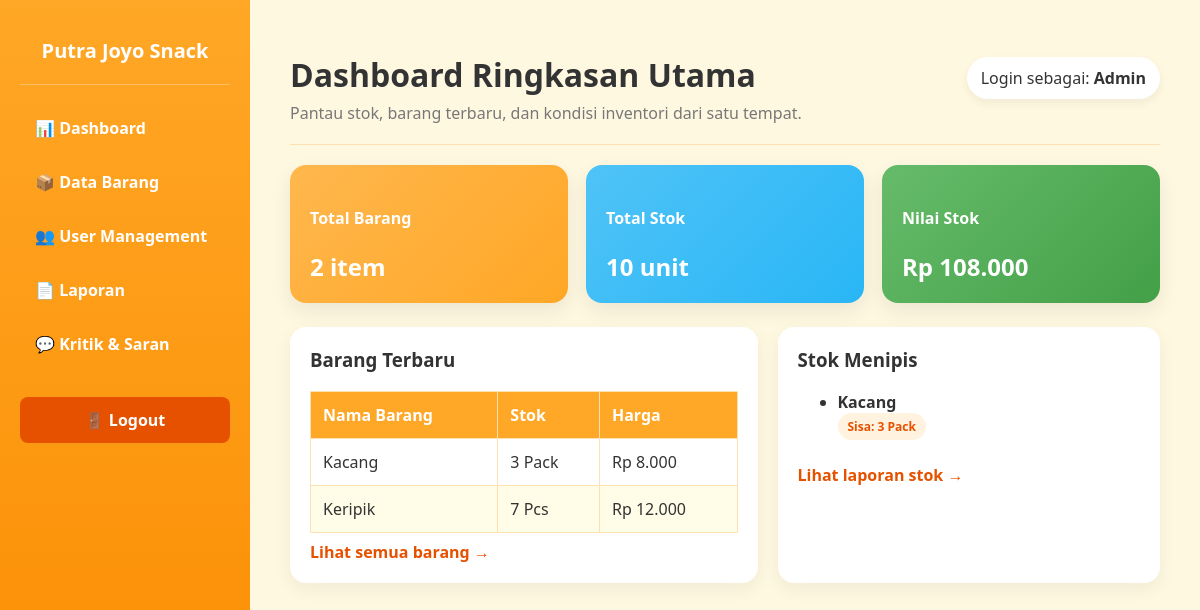
The app's page /admin/dashboard (signed in) with its own data.
### models/transaksi.py (models this page shows)
class Barang(db.Model):
    __tablename__ = 'barang'
    id = db.Column(db.Integer, primary_key=True)
    nama_barang = db.Column(db.String(100), nullable=False)
    harga = db.Column(db.Integer, nullable=False)
    stok = db.Column(db.Integer, nullable=False)
    satuan = db.Column(db.String(20), nullable=False)
    tanggal_masuk = db.Column(db.String(20), nullable=False)
    tanggal_kadaluarsa = db.Column(db.String(20), nullable=False)
    id_admin_fk = db.Column(db.String(50), nullable=False)

### app.py (the view)
@app.route("/admin/dashboard")
def admin_dashboard():
    if "user_id" not in session:
        return redirect("/login")
    if (session.get("role") or "").lower() != "admin":
        return "Akses Ditolak: Anda bukan Admin", 403
    total_barang = Barang.query.count()
    total_stok = Barang.query.with_entities(db.func.sum(Barang.stok)).scalar() or 0
    total_nilai_stok = sum(item.harga * item.stok for item in Barang.query.all())
    stok_menipis = Barang.query.filter(Barang.stok <= 5).order_by(Barang.stok).all()
    barang_terbaru = Barang.query.order_by(Barang.id.desc()).limit(5).all()
    return render_template(
        "admin/dashboard.html",
        total_barang=total_barang,
        total_stok=total_stok,
        total_nilai_stok=total_nilai_stok,
        stok_menipis=stok_menipis,
        barang_terbaru=barang_terbaru,
    )

### templates/admin/dashboard.html (shortened to what this page needs)
<!DOCTYPE html>
<html lang="id">
<head>
</head>
<body>
    <div class="sidebar">
        <h2>Putra Joyo Snack</h2>
        <hr style="border: 0; height: 1px; background: rgba(255,255,255,0.3); margin-bottom: 20px;">
        <a href="/admin/dashboard">📊 Dashboard</a>
        <a href="/admin/barang">📦 Data Barang</a>
        <a href="/admin/user">👥 User Management</a>
        <a href="/admin/laporan">📄 Laporan</a>
        <a href="/admin/kritik">💬 Kritik & Saran</a>
        <a class="logout-btn" href="/logout">🚪 Logout</a>
    </div>
    <div class="content">
        <div class="header-main">
            <div>
                <h1 style="margin-bottom: 6px;">Dashboard Ringkasan Utama</h1>
                <div class="muted">Pantau stok, barang terbaru, dan kondisi inventori dari satu tempat.</div>
            </div>
            <div class="header-badge">Login sebagai: <strong>Admin</strong></div>
        </div>
        <hr style="border: 0; height: 1px; background: #FFE0B2; margin: 20px 0;">
        <div class="cards-grid">
            <div class="card card-orange">
                <h4>Total Barang</h4>
                <p style="font-size: 24px; font-weight: bold; margin: 6px 0 0 0;">{{ total_barang }} item</p>
            </div>
            <div class="card card-blue">
                <h4>Total Stok</h4>
                <p style="font-size: 24px; font-weight: bold; margin: 6px 0 0 0;">{{ total_stok }} unit</p>
            </div>
            <div class="card card-green">
                <h4>Nilai Stok</h4>
                <p style="font-size: 24px; font-weight: bold; margin: 6px 0 0 0;">Rp {{ "{:,.0f}".format(total_nilai_stok).replace(',', '.') }}</p>
            </div>
        </div>
        <div class="panel-grid">
            <div class="panel">
                <h3>Barang Terbaru</h3>
                <table class="data-table">
                    <thead>
                        <tr>
                            <th>Nama Barang</th>
                            <th>Stok</th>
                            <th>Harga</th>
                        </tr>
                    </thead>
                    <tbody>
                        {% if barang_terbaru %}
                            {% for barang in barang_terbaru %}
                            <tr>
                                <td>{{ barang.nama_barang }}</td>
                                <td>{{ barang.stok }} {{ barang.satuan }}</td>
                                <td>Rp {{ "{:,.0f}".format(barang.harga).replace(',', '.') }}</td>
                            </tr>
                            {% endfor %}
                        {% else %}
                            <tr><td colspan="3" class="muted">Belum ada barang.</td></tr>
                        {% endif %}
                    </tbody>
                </table>
                <a class="action-link" href="/admin/barang">Lihat semua barang →</a>
            </div>
            <div class="panel">
                <h3>Stok Menipis</h3>
                {% if stok_menipis %}
                    <ul>
                        {% for barang in stok_menipis %}
                        <li style="margin-bottom: 10px;">
                            <strong>{{ barang.nama_barang }}</strong><br>
                            <span class="pill">Sisa: {{ barang.stok }} {{ barang.satuan }}</span>
                        </li>
                        {% endfor %}
                    </ul>
                {% else %}
                    <p class="muted">Tidak ada barang yang mendekati habis.</p>
                {% endif %}
                <a class="action-link" href="/admin/laporan">Lihat laporan stok →</a>
            </div>
        </div>
    </div>
</body>
</html>

### templates/admin/dashboard.html (style rules this page uses)
body { font-family: 'Segoe UI', Arial, sans-serif; margin: 0; display: flex; background-color: #FFF8E1; color: #333; }
.sidebar { width: 250px; background: linear-gradient(180deg, #FFA726 0%, #FB8C00 100%); min-height: 100vh; padding: 20px; box-sizing: border-box; color: white; position: fixed; }
.sidebar h2 { text-align: center; font-size: 20px; margin-bottom: 20px; }
.sidebar a { display: block; color: white; padding: 12px 15px; text-decoration: none; border-radius: 8px; margin-bottom: 8px; font-weight: bold; }
.sidebar .logout-btn { background-color: #E65100; margin-top: 30px; text-align: center; }
.content { margin-left: 250px; padding: 32px 40px 48px; width: calc(100% - 250px); box-sizing: border-box; }
.header-main { display: flex; justify-content: space-between; align-items: center; gap: 16px; }
.header-badge { background: white; padding: 10px 14px; border-radius: 999px; box-shadow: 0 4px 10px rgba(0,0,0,0.06); }
.cards-grid { display: grid; grid-template-columns: repeat(3, minmax(0, 1fr)); gap: 18px; margin-top: 20px; }
.card { padding: 20px; border-radius: 16px; color: white; box-shadow: 0 8px 20px rgba(0,0,0,0.08); }
.card-orange { background: linear-gradient(135deg, #FFB74D, #FFA726); }
.card-blue { background: linear-gradient(135deg, #4FC3F7, #29B6F6); }
.card-green { background: linear-gradient(135deg, #66BB6A, #43A047); }
.panel { background: white; padding: 20px; border-radius: 16px; margin-top: 24px; box-shadow: 0 6px 18px rgba(0,0,0,0.06); }
.panel h3 { margin-top: 0; }
.panel-grid { display: grid; grid-template-columns: 1.1fr 0.9fr; gap: 20px; }
.data-table { width: 100%; border-collapse: collapse; background: white; }
.data-table th, .data-table td { border: 1px solid #FFE0B2; padding: 12px; text-align: left; }
.data-table th { background-color: #FFA726; color: white; }
.data-table tr:nth-child(even) { background-color: #FFFDE7; }
.pill { display: inline-block; padding: 5px 10px; border-radius: 999px; font-size: 12px; font-weight: 700; background: #FFF3E0; color: #E65100; }
.muted { color: #777; }
.action-link { display: inline-block; margin-top: 8px; color: #E65100; font-weight: bold; text-decoration: none; }

### records on screen
Barang: nama_barang "Kacang", stok "3", satuan "Pack", harga "8.000"
Barang: nama_barang "Keripik", stok "7", satuan "Pcs", harga "12.000"

### other values on screen
{{ total_barang }} "2"
{{ total_stok }} "10"
{{ "{:,.0f}".format(total_nilai_stok).replace(',', '.') }} "108.000"
